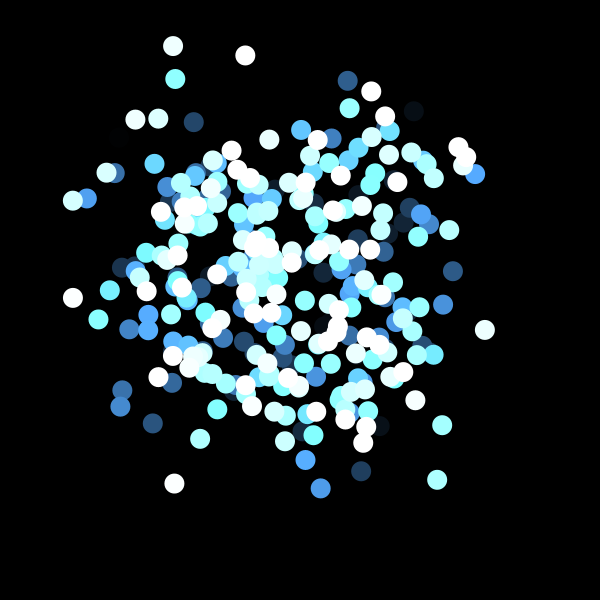
Frame 1 (no input)
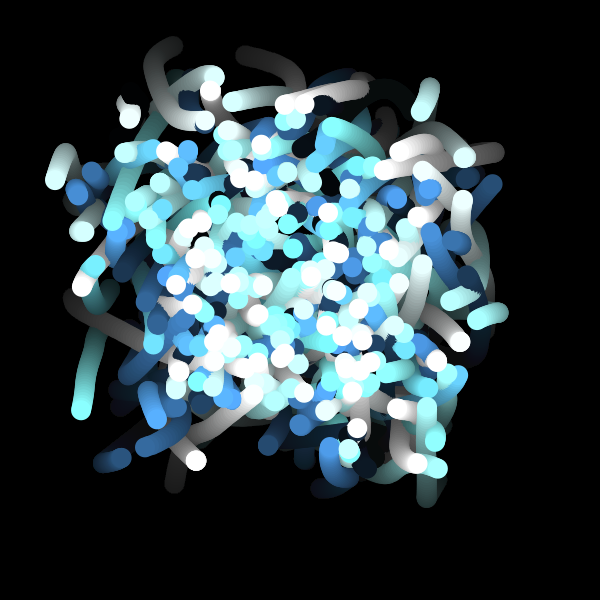
Frame 60 (the mouse pressed at the canvas centre just before this capture)
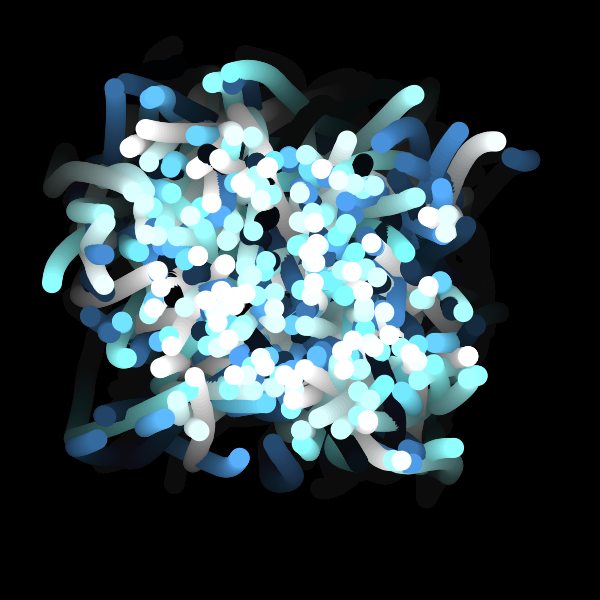
Frame 120 (the mouse held since frame 60 and released just before this capture)

The Processing sketch that drew these frames (run headless with seeded random() and noise(); from frame 60 on, the mouse is pressed at the canvas centre):

// Processing sketch: MagicWorms
// ── MagicWorms.pde

void setup() {
  size(600, 600);
  background(#000000);
}


void draw() {
  
 
  makeMagical();
  for(int i = 0; i < 300; ++i) {
    fill(i, 2*i, 3*i);
    ellipse(getWormX(3*i), getWormY(3*i), 20, 20);
  }

}

float frequency = .005;
float noiseInterval = PI;

void makeMagical() {
    fill( 0, 0, 0, 10 );
    rect(0, 0, width, height);
    noStroke();
}

float getWormX(int i) {
    return map(noise(i*noiseInterval + frameCount * frequency), 0, 1, 0, width);
}

float getWormY(int i) {
    return map(noise(i*noiseInterval+1 + frameCount * frequency), 0, 1, 0, height);
}
